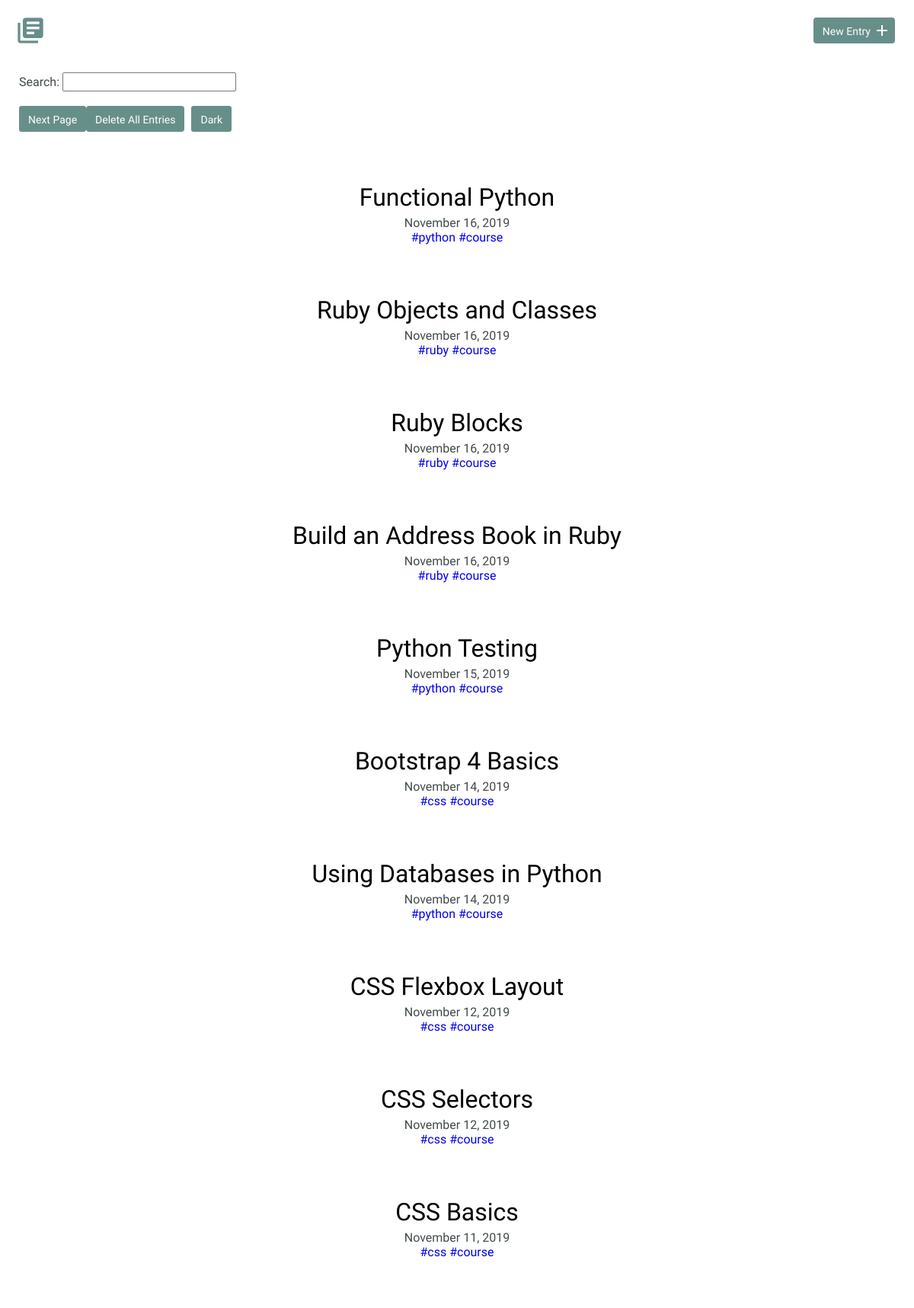
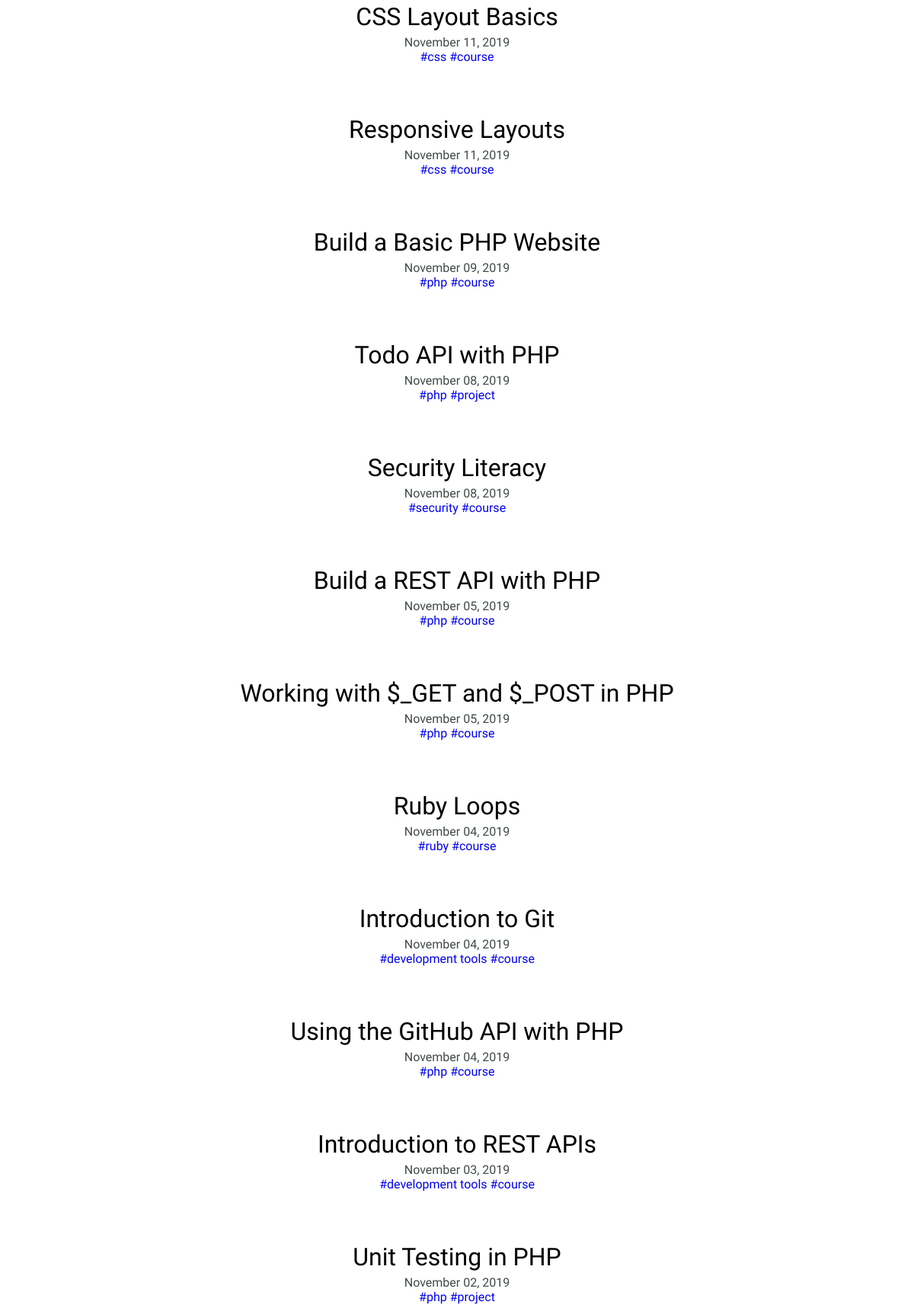
Screenshot of /index_l.php (upper part) with the database file from the repository (2 pictures, top to bottom).
### tables this page shows
CREATE TABLE "entries" (
	"id"	INTEGER NOT NULL PRIMARY KEY AUTOINCREMENT,
	"title"	TEXT NOT NULL,
	"date"	TEXT NOT NULL,
	"time_spent"	INTEGER NOT NULL,
	"time_units"	TEXT NOT NULL,
	"learned"	BLOB NOT NULL,
	"resources"	BLOB,
	"tags"	BLOB
);

### inc/functions.php (called while the page is built, shortened)
<?php
function get_entry_list($limit, $offset) {
    include 'connection.php';
    $sql = "SELECT id, title, date, tags FROM entries ORDER BY date DESC LIMIT ? OFFSET ?";
    try {
        $results = $db->prepare($sql);
        $results->bindValue(1, $limit, PDO::PARAM_INT);
        $results->bindValue(2, $offset, PDO::PARAM_INT);
        $results->execute();
    } catch (Exception $e) {
        echo "Error: " . $e->getMessage() . "<br>";
        return array();
    }
    return $results->fetchAll();
}

### index_l.php (the view, shortened to what this page needs)
<?php
require 'inc/functions.php';
$page = filter_input(INPUT_GET, 'p', FILTER_SANITIZE_NUMBER_INT);
if (empty($page)) {
    $page = 1;
}
$limit = 25;
$offset = $limit * ($page - 1);
include 'inc/header_l.php';
?>
    <section>
      <div class="container">
        <form method="get">
          Search:
          <input type="search" name="search" required>
        </form>
        <br>
        <?php
        if (empty($entries) && count(get_entry_list($limit, $offset)) >= $limit) {
            echo "<a href='index_l.php?p=" . ($page+1). "' class='button'>Next Page</a>";
        }
        if (!empty(get_entry_list($limit, $offset))) {
            echo "<input type='submit' class='button' value='Delete All Entries' onclick='confirmDeleteAll()'>";
        }
        ?>
        <?php
        if (!empty($entries) && $page > 1) {
            echo "<a href='index.php?search=" . trim($search) . "&p=" . $page . "' class='button'>Dark</a>";
        } elseif (!empty($entries) && $page == 1) {
            echo "<a href='index.php?search=" . trim($search) . "' class='button'>Dark</a>";
        } elseif (empty($entries) && $page > 1) {
            echo "<a href='index.php?p=" . $page . "' class='button'>Dark</a>";
        } else {
            echo "<a href='index.php' class='button'>Dark</a>";
        }
        ?>
        <div class="entry-list">
          <?php
          if (isset($entries)) {
              foreach ($entries as $entry) {
                  echo "<article>";
                  echo "<h2><a href='detail_l.php?id=" . $entry['id'] . "'>" . $entry['title'] . "</a></h2>";
                  echo "<time datetime='" . $entry['date'] . "'>" . date("F d, Y", strtotime($entry['date'])) . "</time><br>";
                  if (!empty($entry['tags'])) {
                      $tags = explode(',', $entry['tags']);
                      foreach ($tags as $tag) {
                          echo "<a href='tags_l.php?tag=" . trim($tag) . "'>#" . trim($tag) . "</a> ";
                      }
                  }
                  echo "</article>";
              }
          } else {
              foreach (get_entry_list($limit, $offset) as $item) {
                  echo "<article>";
                  echo "<h2><a href='detail_l.php?id=" . $item['id'] . "'>" . $item['title'] . "</a></h2>";
                  echo "<time datetime='" . $item['date'] . "'>" . date("F d, Y", strtotime($item['date'])) . "</time><br>";
                  if (!empty($item['tags'])) {
                      $tags = explode(',', $item['tags']);
                      foreach ($tags as $tag) {
                          echo "<a href='tags_l.php?tag=" . trim($tag) . "'>#" . trim($tag) . "</a> ";
                      }
                  }
                  echo "</article>";
              }
          }
          ?>
        </div>
      </div>
    </section>
<?php include 'inc/footer.php'; ?>

### css/site_l.css (style rules this page uses)
body { font-size: 16px; color: #404a49; font-family: 'Cousine', serif; font-weight: 400; }
.container { margin: 0 auto; padding: 0 25px; }
a { text-decoration: none; }
.button { padding: 8px 10px 6px 10px; background: #678f89; border: 2px solid #678f89; border-radius: 4px; text-decoration: none; color: #fff; position: relative; text-align: center; font-size: 14px; }
h1, h2, h3 { margin: 0; font-weight: 400; line-height: 1em; color: #000; }
h2 { font-size: 32px; }
h2 a { text-decoration: none; color: #000; }
.entry-list, .edit-entry, .new-entry { max-width: 800px; margin: 0 auto; padding: 70px 0 150px 0; }
.entry-list article { margin-bottom: 70px; text-align: center; }
.entry-list article h2 { margin-bottom: 8px; }
input[type=submit] { margin-right: 5px; }

### rows the page displays
entries: title "Functional Python", date "November 16, 2019", tags "python", tags "course"
entries: title "Ruby Objects and Classes", date "November 16, 2019", tags "ruby", tags "course"
entries: title "Ruby Blocks", date "November 16, 2019", tags "ruby", tags "course"
entries: title "Build an Address Book in Ruby", date "November 16, 2019", tags "ruby", tags "course"
entries: title "Python Testing", date "November 15, 2019", tags "python", tags "course"
entries: title "Bootstrap 4 Basics", date "November 14, 2019", tags "css", tags "course"
entries: title "Using Databases in Python", date "November 14, 2019", tags "python", tags "course"
entries: title "CSS Flexbox Layout", date "November 12, 2019", tags "css", tags "course"
entries: title "CSS Selectors", date "November 12, 2019", tags "css", tags "course"
entries: title "CSS Basics", date "November 11, 2019", tags "css", tags "course"
entries: title "CSS Layout Basics", date "November 11, 2019", tags "css", tags "course"
entries: title "Responsive Layouts", date "November 11, 2019", tags "css", tags "course"
entries: title "Build a Basic PHP Website", date "November 09, 2019", tags "php", tags "course"
entries: title "Todo API with PHP", date "November 08, 2019", tags "php", tags "project"
entries: title "Security Literacy", date "November 08, 2019", tags "security", tags "course"
entries: title "Build a REST API with PHP", date "November 05, 2019", tags "php", tags "course"
entries: title "Working with $_GET and $_POST in PHP", date "November 05, 2019", tags "php", tags "course"
entries: title "Ruby Loops", date "November 04, 2019", tags "ruby", tags "course"
entries: title "Introduction to Git", date "November 04, 2019", tags "development tools", tags "course"
entries: title "Using the GitHub API with PHP", date "November 04, 2019", tags "php", tags "course"
entries: title "Introduction to REST APIs", date "November 03, 2019", tags "development tools", tags "course"
entries: title "Unit Testing in PHP", date "November 02, 2019", tags "php", tags "project"
